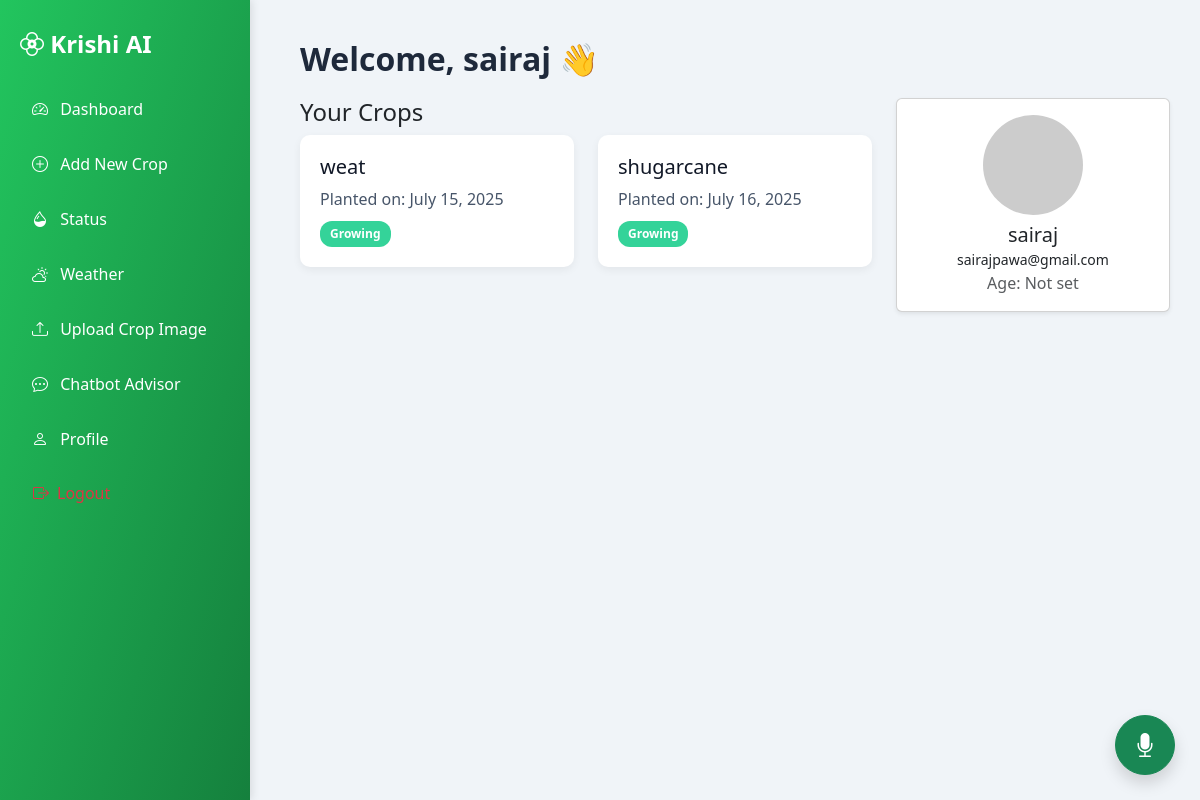
Screenshot of /dashboard/ (signed in) with the database file from the repository.
### crop_tracker/models.py (models this page shows, shortened)
class Crop(models.Model):
    STAGE_CHOICES = [
        ('germination', 'Germination'),
        ('vegetative', 'Vegetative'),
        ('flowering', 'Flowering'),
        ('harvest', 'Harvest'),
    ]
    user = models.ForeignKey(User, on_delete=models.CASCADE)
    name = models.CharField(max_length=50)
    date_planted = models.DateField()
    growth_stage = models.CharField(max_length=20, choices=STAGE_CHOICES)
    notes = models.TextField(blank=True)
    status = models.CharField(    max_length=20,
    choices=[('Growing', 'Growing'), ('Harvested', 'Harvested')],
    default='Growing'  # ← added default here
    )
    land_area = models.DecimalField(max_digits=10, decimal_places=2, help_text="In acres or hectares", default=1.0)

class UserProfile(models.Model):
    user = models.OneToOneField(User, on_delete=models.CASCADE)
    profile_photo = models.URLField(blank=True)
    age = models.PositiveIntegerField(null=True, blank=True)

### crop_tracker/views.py (the view, shortened to what this page needs)
# urls.py: path('dashboard/', views.dashboard, name='dashboard'),
@login_required
def dashboard(request):
    profile, _ = UserProfile.objects.get_or_create(user=request.user)
    action = request.GET.get("action")
    show_form = action == "add"
    show_status = action == "status"
    show_weather = action == "weather"
    show_chatbot = action == "chatbot"
    show_upload = action == "upload"
    crops = Crop.objects.filter(user=request.user)
    growing_crops = crops.filter(status="Growing")
    dashboard_data = []
    for crop in growing_crops:
        info = get_crop_suggestion(crop)
        dashboard_data.append({
            "crop": crop,
            "weeks": info["weeks"],
            "suggestions": info["suggestions"]
        })
    weather_data = None
    return render(request, 'dashboard.html', {
    'crops': crops,
    'growing_crops': growing_crops,
    'dashboard_data': dashboard_data,
    'profile': profile,
    'show_form': show_form,
    'show_status': show_status,
    'show_weather': show_weather,
    'weather_data': weather_data,
    'show_chatbot': show_chatbot,
    'show_upload': show_upload,
    'action': action,
})

### crop_tracker/views.py (called while the page is built)
def get_crop_suggestion(crop):
    weeks = (date.today() - crop.date_planted).days // 7
    stage = crop.growth_stage
    suggestions = []
    if weeks < 2:
        suggestions.append("🟢 Ensure good soil moisture. Early germination stage.")
    elif stage == "vegetative":
        suggestions.append("🌱 Apply nitrogen-rich fertilizer.")
        suggestions.append("🧼 Watch for early pests like aphids.")
    elif stage == "flowering":
        suggestions.append("💧 Ensure consistent watering.")
        suggestions.append("🦟 Protect against fungal attacks.")
    elif stage == "harvest":
        suggestions.append("🌾 Prepare for harvest. Limit irrigation.")
    return {
        "weeks": weeks,
        "suggestions": suggestions
    }

### crop_tracker/templates/dashboard.html (shortened to what this page needs)
{% load static %}
<!DOCTYPE html>
<html lang="en">
<head>
  <link href="https://cdn.jsdelivr.net/npm/bootstrap@5.3.2/dist/css/bootstrap.min.css" rel="stylesheet" />
  <link href="https://cdn.jsdelivr.net/npm/bootstrap-icons@1.11.3/font/bootstrap-icons.css" rel="stylesheet" />
</head>
<body>
<div class="sidebar">
  <h4><i class="bi bi-flower2"></i> Krishi AI</h4>
  <a href="{% url 'dashboard' %}"><i class="bi bi-speedometer2 me-2"></i> Dashboard</a>
  <a href="{% url 'dashboard' %}?action=add"><i class="bi bi-plus-circle me-2"></i> Add New Crop</a>
  <a href="{% url 'dashboard' %}?action=status"><i class="bi bi-droplet-half me-2"></i> Status</a>
<a href="{% url 'dashboard' %}?action=weather"><i class="bi bi-cloud-sun me-2"></i> Weather</a>
<a href="{% url 'dashboard' %}?action=upload"><i class="bi bi-upload me-2"></i> Upload Crop Image</a>
  <a href="{% url 'dashboard' %}?action=chatbot"><i class="bi bi-chat-dots me-2"></i> Chatbot Advisor</a>
<a href="{% url 'dashboard' %}?action=profile"><i class="bi bi-person me-2"></i> Profile</a>
  <form method="POST" action="{% url 'logout' %}" style="margin: 0;">
  <button type="submit" class="sidebar-link btn btn-link text-start w-100 d-flex align-items-center text-danger" style="text-decoration: none;">
    <i class="bi bi-box-arrow-right me-2"></i> Logout
  </button>
</form>
</div>
<button id="mic-btn" class="btn btn-success rounded-circle shadow" style="
  position: fixed;
  bottom: 25px;
  right: 25px;
  width: 60px;
  height: 60px;
  font-size: 24px;
  z-index: 999;
">
  <i class="bi bi-mic-fill"></i>
</button>
<div class="main-content">
  <h2>Welcome, {{ request.user.first_name|default:request.user.username }} 👋</h2>
  {% if show_form %}
    <h4 class="mb-3">➕ Add New Crop</h4>
    {% if messages %}
      {% for message in messages %}<div class="alert alert-success mt-2">{{ message }}</div>{% endfor %}
    {% endif %}
    <form method="POST" class="row g-3 mt-2">
      {% csrf_token %}
      <div class="col-md-4">
        <input type="text" name="name" class="form-control" placeholder="Crop Name" required>
      </div>
      <div class="col-md-4">
        <input type="date" name="date" class="form-control" required>
      </div>
      <div class="col-md-3">
        <select name="status" class="form-select" required>
          <option value="">Select Status</option>
          <option value="Growing">Growing</option>
          <option value="Harvested">Harvested</option>
        </select>
      </div>
      <div class="col-md-4">
        <input type="number" step="0.01" name="land_area" class="form-control" placeholder="Land Area (acres)" required>
      </div>
      <div class="col-md-1 d-grid">
        <button type="submit" class="btn btn-success">Add</button>
      </div>
    </form>
    <hr class="my-4">
    <h4>🌿 Active Growing Crops</h4>
    <div class="row g-4">
      {% for item in dashboard_data %}
        <div class="col-md-6">
          <div class="crop-card">
            <h5>{{ item.crop.name }}</h5>
            <p>Planted on: {{ item.crop.date_planted }}</p>
            <span class="status-pill status-growing">{{ item.crop.status }}</span>
            <div class="suggestion-box">
              <strong>Week {{ item.weeks }}</strong>
              <ul class="mb-0">
                {% for tip in item.suggestions %}<li>{{ tip }}</li>{% endfor %}
              </ul>
            </div>
          </div>
        </div>
      {% empty %}<p class="text-muted">No growing crops yet. Add some above.</p>{% endfor %}
    </div>
  {% else %}
    <div class="row">
      <div class="col-lg-8">
        <h4>Your Crops</h4>
        <div class="row g-4">
          {% for crop in crops %}
            <div class="col-md-6">
              <div class="crop-card">
                <h5>{{ crop.name }}</h5>
                <p>Planted on: {{ crop.date_planted }}</p>
                <span class="status-pill {% if crop.status == 'Growing' %}status-growing{% elif crop.status == 'Harvested' %}status-harvested{% endif %}">{{ crop.status }}</span>
              </div>
            </div>
          {% empty %}<p>No crops yet. <a href="{% url 'dashboard' %}?action=add">Add your first crop</a>.</p>{% endfor %}
        </div>
      </div>
      <div class="col-lg-4">
        <div class="card p-3 shadow-sm">
          <div class="text-center">
            <img src="{{ profile.profile_photo|default:'https://via.placeholder.com/100' }}" class="rounded-circle mb-2" width="100" height="100" alt="Profile">
            <h5 class="mb-0">{{ request.user.first_name }}</h5>
            <small>{{ request.user.email }}</small><br>
            <span class="text-muted">Age: {{ profile.age|default:"Not set" }}</span>
          </div>
        </div>
      </div>
    </div>
  {% endif %}
</div>
</body>
</html>

### crop_tracker/templates/dashboard.html (style rules this page uses)
body { background-color: #f0f4f8; font-family: "Segoe UI", Tahoma, Geneva, Verdana, sans-serif; margin: 0; }
.sidebar { position: fixed; top: 0; left: 0; width: 250px; height: 100vh; background: linear-gradient(to bottom right, #22c55e, #15803d); color: white; padding: 30px 20px; box-shadow: 2px 0 8px rgba(0, 0, 0, 0.1); }
.sidebar h4 { font-size: 1.5rem; margin-bottom: 30px; font-weight: bold; }
.sidebar a { display: block; color: white; text-decoration: none; margin: 15px 0; padding: 8px 12px; border-radius: 6px; transition: background 0.2s; }
.main-content { margin-left: 270px; padding: 40px 30px; }
.main-content h2 { font-weight: 600; margin-bottom: 20px; color: #1e293b; }
.crop-card { background-color: white; border-radius: 10px; padding: 20px; box-shadow: 0 3px 8px rgba(0, 0, 0, 0.06); transition: transform 0.2s; }
.crop-card h5 { margin-bottom: 8px; color: #111827; }
.crop-card p { margin: 0; color: #475569; }
.status-pill { display: inline-block; margin-top: 10px; padding: 4px 10px; border-radius: 12px; font-size: 0.75rem; font-weight: bold; color: white; }
.status-growing { background-color: #34d399; }

### rows the page displays
Crop: name "weat", date_planted "July 15, 2025", status "Growing"
Crop: name "shugarcane", date_planted "July 16, 2025", status "Growing"
UserProfile: age "Not set"

### other values shown
{{ request.user.first_name|default:request.user.username }} "sairaj"
{{ request.user.first_name }} "sairaj"
{{ request.user.email }} "sairajpawa@gmail.com"
